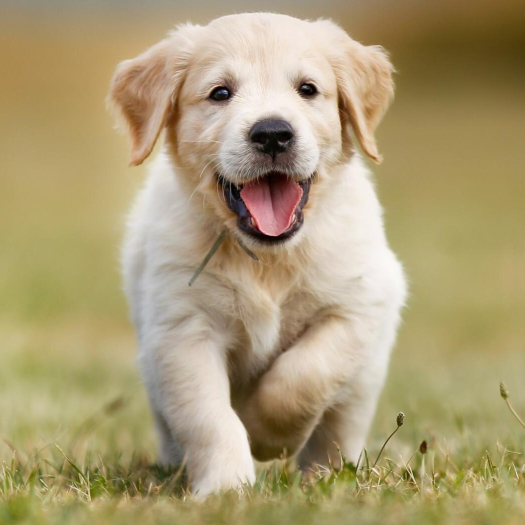
#> input picture infographics/autoreg_vs_diffusion/puppy1.jpg, 1050 x 1050 px (shown at 1/2 size)
$ python infographic_autoreg_vs_diffusion.py
#> lines starting #> are read from the running program, lines starting #| are printed output that depends on the picture
import numpy as np
import matplotlib.pyplot as plt
import os

# Generate a sample image (simple gradient image)
def create_sample_image(size=(128, 128, 3)):
    img = np.zeros(size)
    for i in range(size[0]):
        for j in range(size[1]):
            img[i, j] = [(i / size[0]), (j / size[1]), 0.5]
    return img

# Load an image and preprocess it
def load_image(image_path, size=(128, 128)):
    if not os.path.exists(image_path):
        raise FileNotFoundError(f"Image file '{image_path}' not found. Please ensure the image is in the same directory as the script.")
    from PIL import Image
    img = Image.open(image_path).convert('RGB')  # Ensure image is in RGB format
    img = img.resize(size)
    img = np.array(img) / 255.0  # Normalize pixel values to [0, 1]
    return img

# Auto-Regression: Remove chunks from the image
def autoregression_degrade(image, steps):
    degraded_images = []
    mask = np.ones_like(image)
    total_pixels = image.shape[0] * image.shape[1]
    pixels_per_step = total_pixels // steps

    for step in range(steps):
        indices = np.where(mask[:, :, 0].flatten() == 1)[0]
        if len(indices) > 0:
            remove_indices = np.random.choice(indices, size=min(pixels_per_step, len(indices)), replace=False)
            mask.reshape(-1, 3)[remove_indices] = 0
        degraded_image = image * mask
        degraded_images.append(degraded_image)
    return degraded_images

# Auto-Regression: Reconstruct to a different image
def autoregression_reconstruct(target_image, steps):
    reconstructed_images = []
    mask = np.zeros_like(target_image)
    total_pixels = target_image.shape[0] * target_image.shape[1]
    pixels_per_step = total_pixels // steps

    for step in range(steps):
        indices = np.where(mask[:, :, 0].flatten() == 0)[0]
        if len(indices) > 0:
            add_indices = np.random.choice(indices, size=min(pixels_per_step, len(indices)), replace=False)
            mask.reshape(-1, 3)[add_indices] = 1
        reconstructed_image = target_image * mask
        reconstructed_images.append(reconstructed_image)
    return reconstructed_images

# Diffusion: Add noise to the image
def diffusion_degrade(image, steps):
    degraded_images = []
    for step in range(steps):
        noise_level = (step + 1) / steps
        noisy_image = image * (1 - noise_level) + np.random.randn(*image.shape) * noise_level
        noisy_image = np.clip(noisy_image, 0, 1)
        degraded_images.append(noisy_image)
    return degraded_images

# Diffusion: Denoise to a different image
def diffusion_reconstruct(target_image, steps):
    reconstructed_images = []
    noisy_image = np.random.randn(*target_image.shape)  # Start from pure noise
    for step in range(steps):
        noise_level = (steps - step) / steps
        denoised_image = noisy_image * noise_level + target_image * (1 - noise_level)
        denoised_image = np.clip(denoised_image, 0, 1)
        reconstructed_images.append(denoised_image)
    return reconstructed_images

# Create the infographic
def create_infographic():
    steps = 5
    img_dir = 'img'

    # Ensure the img directory exists
    if not os.path.exists(img_dir):
        os.makedirs(img_dir)

    original_image = load_image('puppy1.jpg')
#> in load_image, img is the input picture: PIL image 1050x1050 RGB; mean R, G, B 171.5, 156.2, 116.4
    plt.imsave(f"{img_dir}/original.png", original_image)

    target_image = load_image('puppy2.png')
#> call 2 of load_image, with image_path = 'puppy2.png', size = (128, 128)
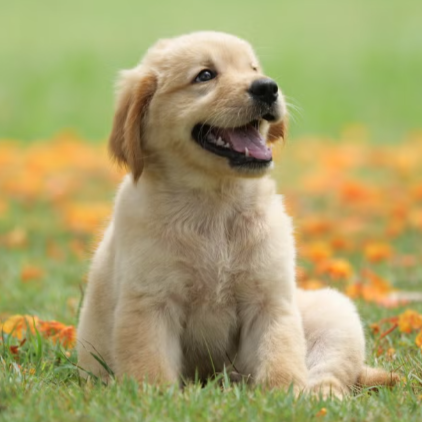
#> input picture infographics/autoreg_vs_diffusion/puppy2.png, 422 x 422 px
    plt.imsave(f"{img_dir}/target.png", target_image)

    blank_image = np.zeros_like(original_image)
    plt.imsave(f"{img_dir}/blank.png", blank_image)

    # Auto-Regression Process
    ar_degraded = autoregression_degrade(original_image, steps)
#> the loop in autoregression_degrade, `for step in range(steps):` made 5 passes
#> pass 3, in autoregression_degrade, `degraded_image = image * mask`:
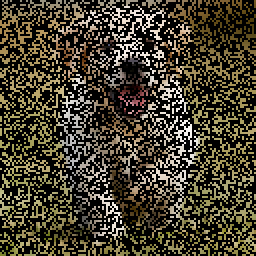
#> degraded_image: shape (128, 128, 3) float64 (shown 2 times larger); mean R, G, B 0.269, 0.245, 0.183
#> after the loop in autoregression_degrade, `for step in range(steps):`: degraded_images = 5 items
#> ar_degraded = 5 items
    ar_reconstructed = autoregression_reconstruct(target_image, steps)
#> the loop in autoregression_reconstruct, `for step in range(steps):` made 5 passes
#> pass 3, in autoregression_reconstruct, `reconstructed_image = target_image * mask`:
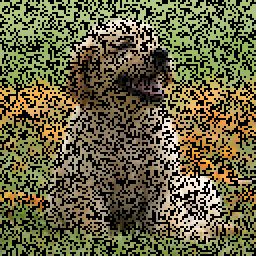
#> reconstructed_image: shape (128, 128, 3) float64 (shown 2 times larger); mean R, G, B 0.395, 0.379, 0.252
#> ar_reconstructed = 5 items

    # Diffusion Process
    diff_degraded = diffusion_degrade(original_image, steps)
#> the loop in diffusion_degrade, `for step in range(steps):` made 5 passes
#> pass 2, in diffusion_degrade, `noisy_image = np.clip(noisy_image, 0, 1)`:
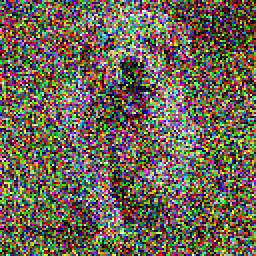
#> noisy_image: shape (128, 128, 3) float64 (shown 2 times larger); mean R, G, B 0.426, 0.394, 0.328
#> diff_degraded = 5 items
    diff_reconstructed = diffusion_reconstruct(target_image, steps)
#> the loop in diffusion_reconstruct, `for step in range(steps):` made 5 passes
#> pass 1, in diffusion_reconstruct, `denoised_image = noisy_image * noise_level + target_image * (1 - noise..`:
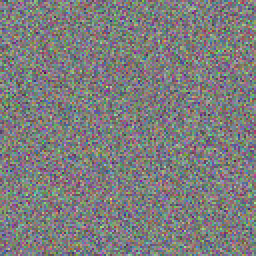
#> denoised_image: shape (128, 128, 3) float64 (shown 2 times larger); mean R, G, B 0.0083, -0.000976, 0.00785; drawn with min black and max white
#> pass 2, in diffusion_reconstruct, `denoised_image = np.clip(denoised_image, 0, 1)`:
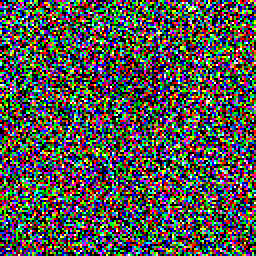
#> denoised_image: shape (128, 128, 3) float64 (shown 2 times larger); mean R, G, B 0.334, 0.333, 0.314
#> diff_reconstructed = 5 items

    # Save degraded and reconstructed images
    for i, img in enumerate(ar_degraded):
        plt.imsave(f"{img_dir}/ar_degraded_{i+1}.png", img)
#> this loop made 5 passes

    for i, img in enumerate(ar_reconstructed):
        plt.imsave(f"{img_dir}/ar_reconstructed_{i+1}.png", img)

    for i, img in enumerate(diff_degraded):
        plt.imsave(f"{img_dir}/diff_degraded_{i+1}.png", img)

    for i, img in enumerate(diff_reconstructed):
        plt.imsave(f"{img_dir}/diff_reconstructed_{i+1}.png", img)

    # Plotting
    fig, axes = plt.subplots(4, steps + 1, figsize=(15, 10))

    # Titles and labels
    axes[0, 0].set_ylabel('Auto-Regression\nDegradation', fontsize=12)
    axes[1, 0].set_ylabel('Diffusion\nDegradation', fontsize=12)
    axes[2, 0].set_ylabel('Auto-Regression\nReconstruction', fontsize=12)
    axes[3, 0].set_ylabel('Diffusion\nReconstruction', fontsize=12)

    # Original Images
    axes[0, 0].imshow(original_image)
    axes[0, 0].set_title('Original', fontsize=10)
    axes[0, 0].axis('off')

    axes[1, 0].imshow(original_image)
    axes[1, 0].set_title('Original', fontsize=10)
    axes[1, 0].axis('off')

    axes[2, 0].imshow(blank_image)
    axes[2, 0].set_title('Blank', fontsize=10)
    axes[2, 0].axis('off')

    axes[3, 0].imshow(np.random.randn(*original_image.shape))
    axes[3, 0].set_title('Noise', fontsize=10)
    axes[3, 0].axis('off')

    # Auto-Regression Degradation
    for i, img in enumerate(ar_degraded):
        axes[0, i + 1].imshow(img)
        axes[0, i + 1].axis('off')

    # Diffusion Degradation
    for i, img in enumerate(diff_degraded):
        axes[1, i + 1].imshow(img)
        axes[1, i + 1].axis('off')

    # Auto-Regression Reconstruction
    for i, img in enumerate(ar_reconstructed):
        axes[2, i + 1].imshow(img)
        axes[2, i + 1].axis('off')

    # Diffusion Reconstruction
    for i, img in enumerate(diff_reconstructed):
        axes[3, i + 1].imshow(img)
        axes[3, i + 1].axis('off')

    # Adjust layout and save the final infographic
    plt.tight_layout()
    plt.savefig(f'{img_dir}/infographic.png')
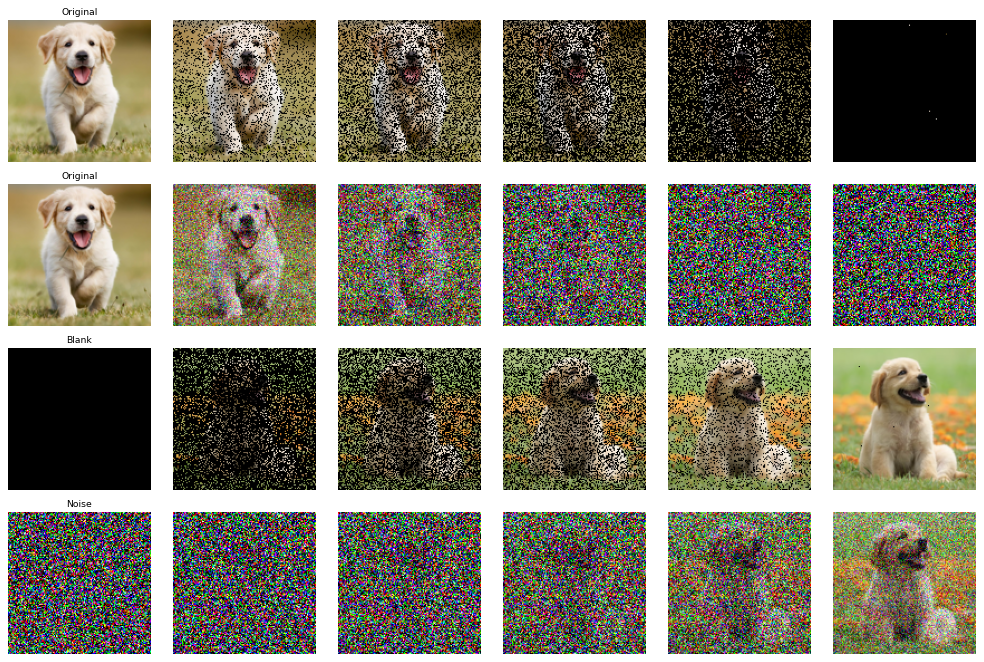
#> figure drawn by matplotlib, 24 panels
    plt.show()

if __name__ == "__main__":
    create_infographic()
